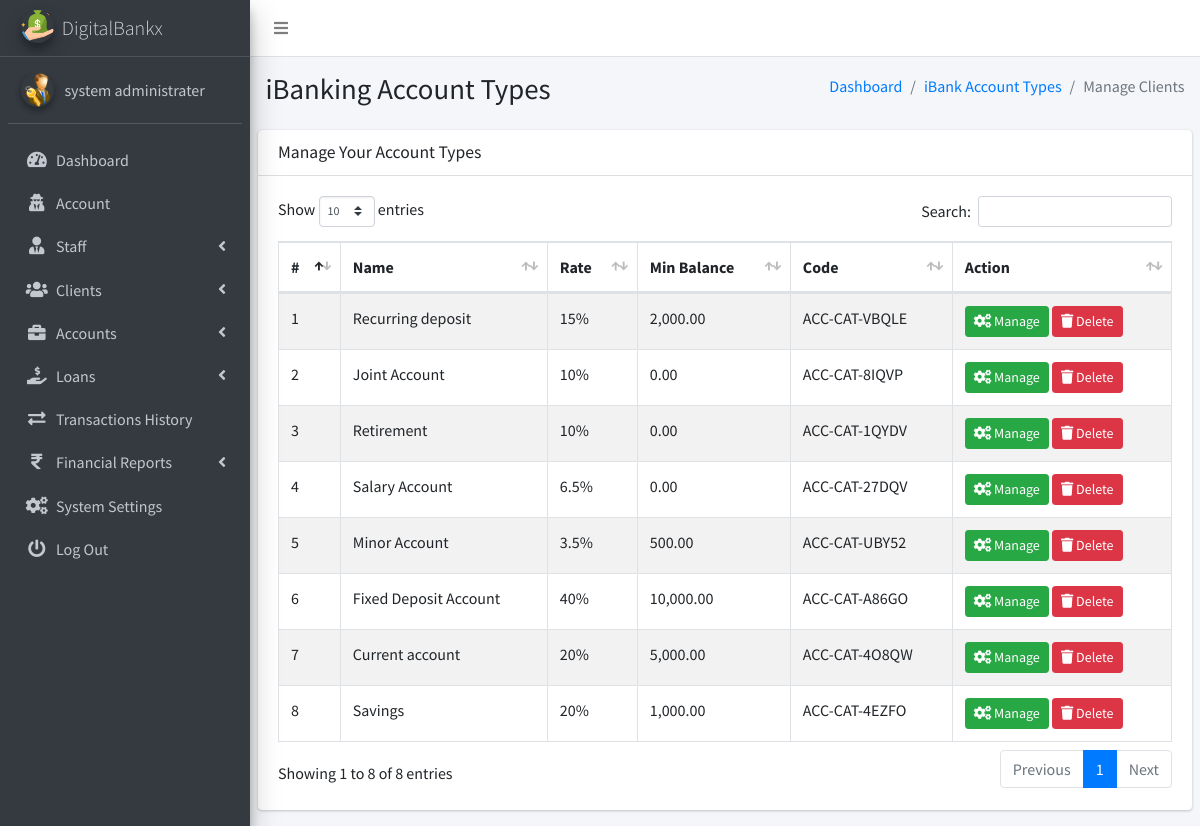
/admin/pages_manage_accs.php (signed in), run on an earlier commit of the app's database.
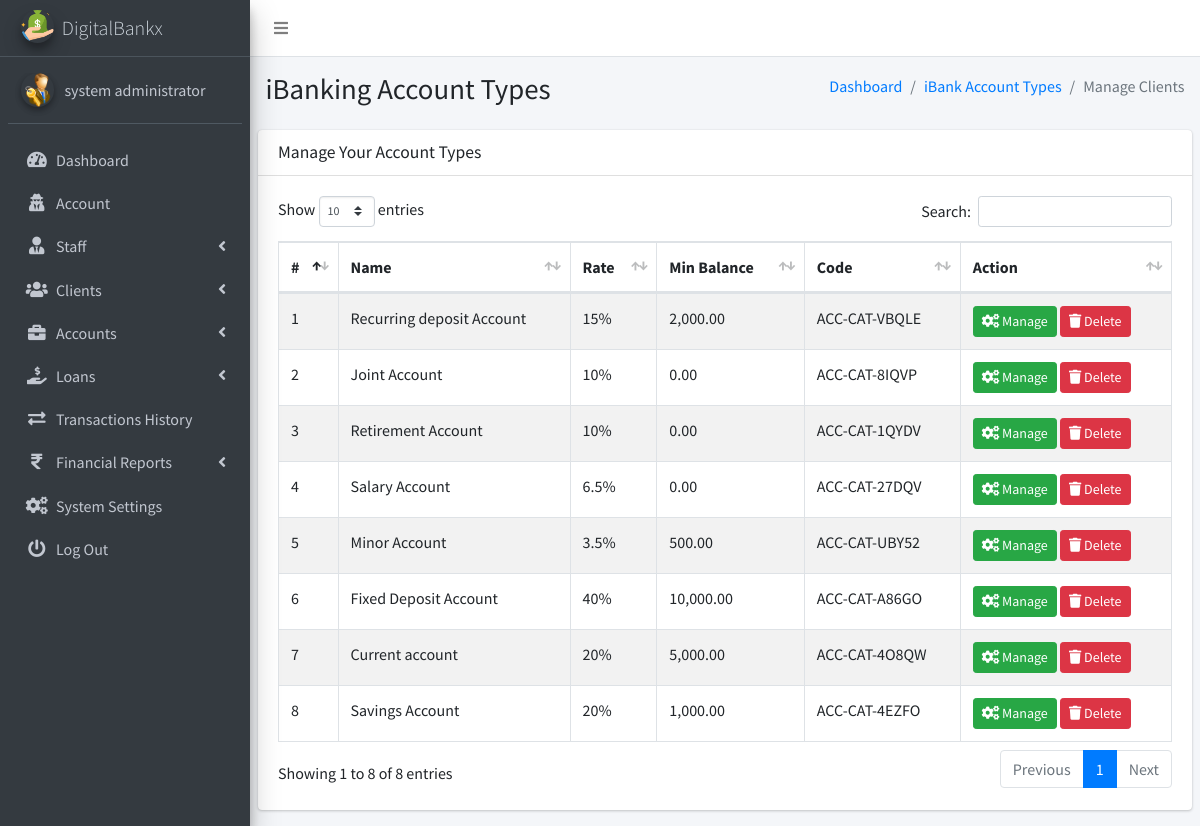
And on a later commit of the database.
### tables this page shows
CREATE TABLE `ib_admin` (
  `admin_id` int(11) NOT NULL,
  `name` varchar(200) NOT NULL,
  `email` varchar(200) NOT NULL,
  `number` varchar(200) NOT NULL,
  `password` varchar(200) NOT NULL,
  `profile_pic` varchar(200) NOT NULL,
  `is_active` tinyint(1) NOT NULL DEFAULT 1,
  `otp` varchar(6) DEFAULT NULL,
  `otp_expiry` datetime DEFAULT NULL
);

CREATE TABLE `ib_acc_types` (
  `acctype_id` int(20) NOT NULL,
  `name` varchar(200) NOT NULL,
  `description` longtext NOT NULL,
  `rate` varchar(200) NOT NULL,
  `code` varchar(200) NOT NULL,
  `is_active` tinyint(1) NOT NULL DEFAULT 1,
  `min_balance` decimal(10,2) NOT NULL DEFAULT 0.00
);

### admin/pages_manage_accs.php (the view, shortened to what the changed rows need)
<?php
include('conf/config.php');
?>
<!DOCTYPE html>
<html>
<?php include("dist/_partials/head.php"); ?>
<body class="hold-transition sidebar-mini layout-fixed layout-navbar-fixed">
    <div class="wrapper">
        <?php include("dist/_partials/sidebar.php"); ?>
        <div class="content-wrapper">
            <section class="content-header">
                <div class="container-fluid">
                    <div class="row mb-2">
                        <div class="col-sm-6">
                            <h1>iBanking Account Types</h1>
                        </div>
                    </div>
                </div>
            </section>
            <section class="content">
                <div class="row">
                    <div class="col-12">
                        <div class="card">
                            <div class="card-body">
                                <table id="example1" class="table table-hover table-bordered table-striped">
                                    <thead>
                                        <tr>
                                            <th>#</th>
                                            <th>Name</th>
                                            <th>Rate</th>
                                            <th>Min Balance</th>
                                            <th>Code</th>
                                            <th>Action</th>
                                        </tr>
                                    </thead>
                                    <tbody>
                                        <?php
                                        $ret = "SELECT * FROM iB_Acc_types ORDER BY RAND()";
                                        $stmt = $mysqli->prepare($ret);
                                        $stmt->execute();
                                        $res = $stmt->get_result();
                                        $cnt = 1;
                                        while ($row = $res->fetch_object()) {
                                        ?>
                                            <tr>
                                                <td><?php echo $cnt; ?></td>
                                                <td><?php echo $row->name; ?></td>
                                                <td><?php echo $row->rate; ?>%</td>
                                                <td><?php echo number_format($row->min_balance, 2); ?></td>
                                                <td><?php echo $row->code; ?></td>
                                                <td>
                                                    <a class="btn btn-success btn-sm" href="pages_update_accs.php?code=<?php echo $row->code; ?>">
                                                        <i class="fas fa-cogs"></i> Manage
                                                    </a>
                                                    <a class="btn btn-danger btn-sm delete-confirm" href="pages_manage_accs.php?deleteBankAccType=<?php echo $row->acctype_id; ?>">
                                                        <i class="fas fa-trash"></i> Delete
                                                    </a>
                                                </td>
                                            </tr>
                                        <?php $cnt++; } ?>
                                    </tbody>
                                </table>
                            </div>
                        </div>
                    </div>
                </div>
            </section>
        </div>
    </div>
</body>
</html>

### admin/dist/_partials/sidebar.php (shortened to what the changed rows need)
<aside class="main-sidebar sidebar-dark-primary elevation-4">
    <?php
    $admin_id = $_SESSION['admin_id'];
    $query = "SELECT * FROM iB_admin WHERE admin_id = ?";
    $stmt = $mysqli->prepare($query);
    $stmt->bind_param('i', $admin_id);
    $stmt->execute();
    $res = $stmt->get_result();
    while ($row = $res->fetch_object()) {
        $profile_picture = empty($row->profile_pic)
            ? "<img src='dist/img/user_icon.png' class='img-circle elevation-2' alt='User Image'>"
            : "<img src='dist/img/$row->profile_pic' class='img-circle elevation-2' alt='User Image'>";
        $sys_query = "SELECT * FROM iB_SystemSettings";
        $stmt = $mysqli->prepare($sys_query);
        $stmt->execute();
        $sys_res = $stmt->get_result();
        while ($sys = $sys_res->fetch_object()) {
            ?>
            <a href="pages_dashboard.php" class="brand-link text-light">
                <img src="dist/img/<?php echo $sys->sys_logo; ?>" alt="Logo" class="brand-image img-circle elevation-3">
                <span class="brand-text font-weight-light"><?php echo $sys->sys_name; ?></span>
            </a>
            <div class="sidebar">
                <div class="user-panel mt-3 pb-3 mb-3 d-flex">
                    <div class="image"><?php echo $profile_picture; ?></div>
                    <div class="info">
                        <a href="#" class="d-block"><?php echo $row->name; ?></a>
                    </div>
                </div>
                <nav class="mt-2">
                    <ul class="nav nav-pills nav-sidebar flex-column" data-widget="treeview" role="menu">
                        <li class="nav-item">
                            <a href="pages_dashboard.php" class="nav-link">
                                <i class="nav-icon fas fa-tachometer-alt"></i>
                                <p>Dashboard</p>
                            </a>
                        </li>
                        <li class="nav-item">
                            <a href="pages_account.php" class="nav-link">
                                <i class="nav-icon fas fa-user-secret"></i>
                                <p>Account</p>
                            </a>
                        </li>
                        <li class="nav-item has-treeview">
                            <a href="#" class="nav-link">
                                <i class="nav-icon fas fa-user-tie"></i>
                                <p>Staff <i class="fas fa-angle-left right"></i></p>
                            </a>
                        </li>
                        <li class="nav-item has-treeview">
                            <a href="#" class="nav-link">
                                <i class="nav-icon fas fa-users"></i>
                                <p>Clients <i class="fas fa-angle-left right"></i></p>
                            </a>
                        </li>
                        <li class="nav-item has-treeview">
                            <a href="#" class="nav-link">
                                <i class="nav-icon fas fa-briefcase"></i>
                                <p>Accounts <i class="fas fa-angle-left right"></i></p>
                            </a>
                        </li>
                        <li class="nav-item has-treeview">
                            <a href="#" class="nav-link">
                                <i class="nav-icon fas fa-hand-holding-usd"></i>
                                <p>
                                    Loans
                                    <i class="fas fa-angle-left right"></i>
                                </p>
                            </a>
                        </li>
                        <li class="nav-item">
                            <a href="pages_transactions_engine.php" class="nav-link">
                                <i class="nav-icon fas fa-exchange-alt"></i>
                                <p>Transactions History</p>
                            </a>
                        </li>
                        <li class="nav-item has-treeview">
                            <a href="#" class="nav-link">
                                <i class="nav-icon fas fa-rupee-sign"></i>
                                <p>Financial Reports <i class="fas fa-angle-left right"></i></p>
                            </a>
                        </li>
                        <li class="nav-item">
                            <a href="pages_system_settings.php" class="nav-link">
                                <i class="nav-icon fas fa-cogs"></i>
                                <p>System Settings</p>
                            </a>
                        </li>
                        <li class="nav-item">
                            <a href="pages_logout.php" class="nav-link">
                                <i class="nav-icon fas fa-power-off"></i>
                                <p>Log Out</p>
                            </a>
                        </li>
                    </ul>
                </nav>
            </div>
        </aside>
    <?php }
    } ?>

What changed in the data, as far as the page shows it:
changed ib_admin: name "system administrater" → "system administrator"
changed ib_acc_types "ACC-CAT-VBQLE": name "Recurring deposit" → "Recurring deposit Account"
changed ib_acc_types "ACC-CAT-1QYDV": name "Retirement" → "Retirement Account"
changed ib_acc_types "ACC-CAT-4EZFO": name "Savings" → "Savings Account"
